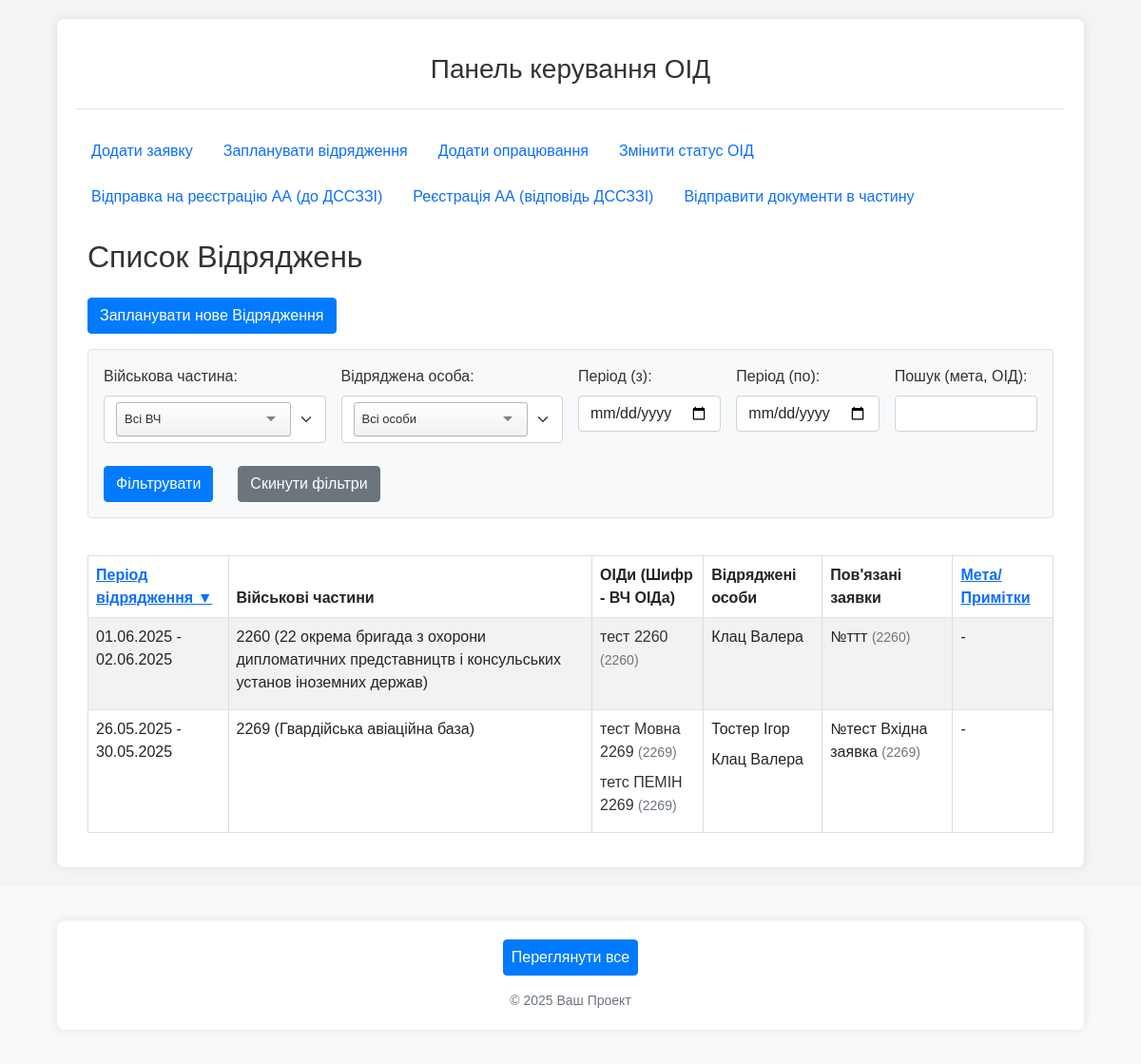
/oids/trips/, run on an earlier commit of the app's database.
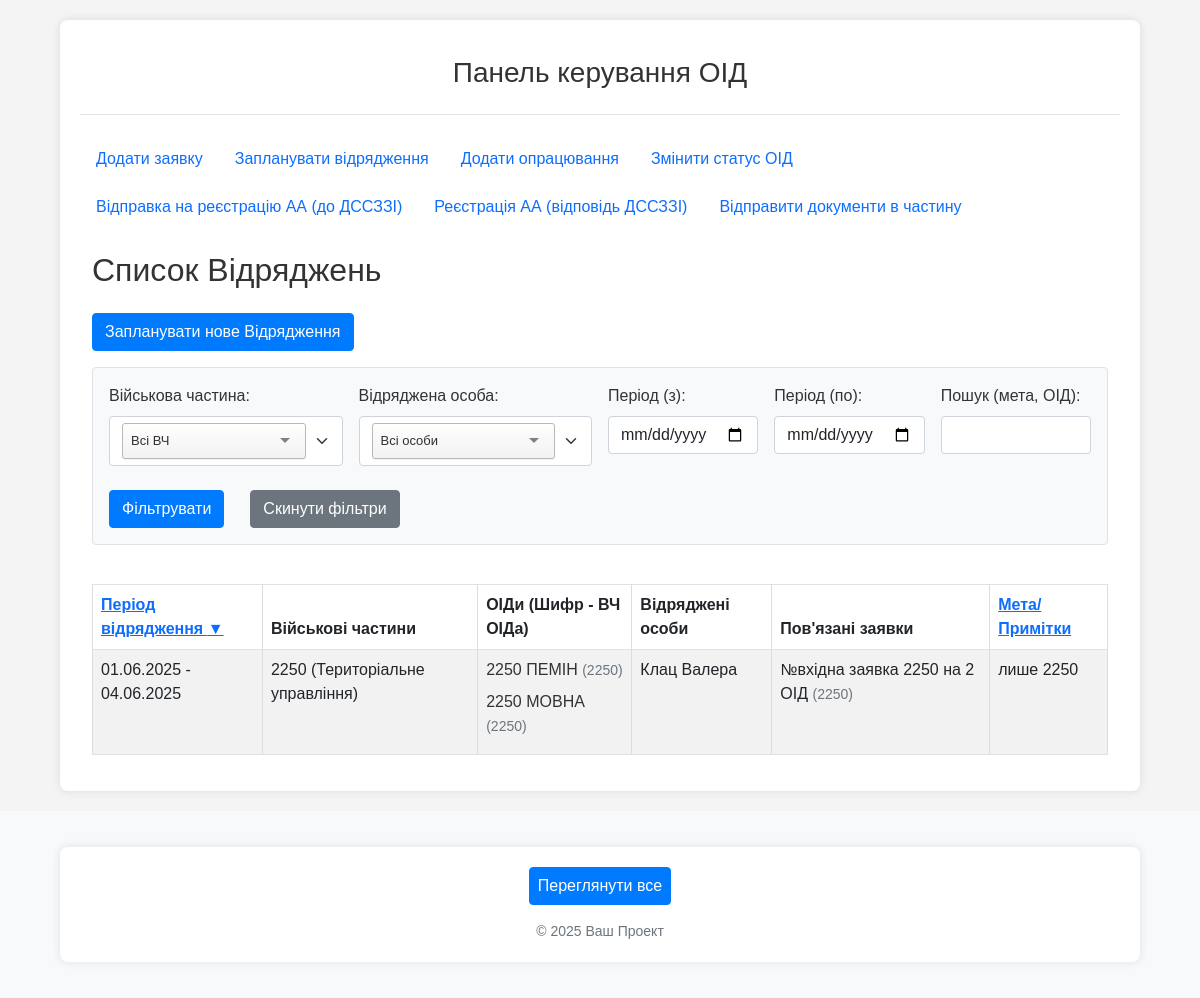
And on a later commit of the database.
### oids/models.py (models this page shows, shortened)
class Trip(models.Model):
    units = models.ManyToManyField(
        Unit,
        verbose_name="Військові частини призначення",
        related_name='trips' # Дозволить знайти всі відрядження для частини
    )
    oids = models.ManyToManyField(
        OID,
        verbose_name="Об’єкти інформаційної діяльності, задіяні у відрядженні",
        related_name='trips' # Дозволить знайти всі відрядження, що стосуються цього ОІД
    )
    work_requests = models.ManyToManyField(
        WorkRequest,
        verbose_name="Пов'язані заявки на проведення робіт",
        related_name='trips' # Дозволить знайти всі відрядження, пов'язані з заявкою
    )
    start_date = models.DateField(verbose_name="Дата початку відрядження")
    end_date = models.DateField(verbose_name="Дата завершення відрядження")
    persons = models.ManyToManyField(
        Person,
        verbose_name="Особи у відрядженні",
        related_name='trips' # Дозволить знайти всі відрядження, в яких брала участь особа
    )
    purpose = models.TextField(blank=True, null=True, verbose_name="Мета відрядження")
    created_at = models.DateTimeField(auto_now_add=True, verbose_name="Дата створення запису")
    updated_at = models.DateTimeField(auto_now=True, verbose_name="Дата останнього оновлення")
    class Meta:
        verbose_name = "Відрядження"
        verbose_name_plural = "Відрядження"

class Unit(models.Model):
    territorial_management = models.ForeignKey(
        TerritorialManagement,
        on_delete=models.SET_NULL, # Якщо ТУ видаляється, частина може залишитися, але без прив'язки до ТУ.
        null=True,
        blank=True,
        verbose_name="Територіальне управління",
        related_name='units' # Дозволить отримати всі частини для ТУ: `tu_instance.units.all()`
    )
    code = models.CharField(max_length=50, unique=True, verbose_name="Код частини (номер)")
    name = models.CharField(max_length=255, verbose_name="Назва військової частини", blank=True, null=True) # Можливо, назва не завжди потрібна, якщо є код
    city = models.CharField(max_length=100, verbose_name="Місто розташування") # Збільшив max_length для міст
    distance_from_gu = models.PositiveIntegerField(verbose_name="Відстань від ГУ (км)", blank=True, null=True) # Змінив на PositiveIntegerField
    unit_groups = models.ManyToManyField(
        UnitGroup,
        blank=True,
        verbose_name="Групи військових частин",
        related_name='units' # Дозволить отримати всі частини для групи: `group_instance.units.all()`
    )
    note = models.TextField(verbose_name="Примітки", blank=True, null=True)
    class Meta:
        verbose_name = "Військова частина"
        verbose_name_plural = "Військові частини"

class OID(models.Model):
    unit = models.ForeignKey(
        Unit,
        on_delete=models.CASCADE,
        verbose_name="Військова частина",
        related_name='oids' # Дозволить отримати всі ОІД для частини: `unit_instance.oids.all()`
    )
    oid_type = models.CharField(max_length=10, choices=OIDTypeChoices.choices, verbose_name="Тип ОІД")
    cipher = models.CharField(max_length=100, verbose_name="Шифр ОІД", unique=True) # Додав шифр, як вказано в описі
    sec_level = models.CharField(max_length=15, choices=SecLevelChoices.choices, verbose_name="Гриф")
    full_name = models.CharField(max_length=255, verbose_name="Повна назва ОІД", blank=True, null=True) # Змінив name на full_name
    room = models.CharField(max_length=255, verbose_name="Приміщення №")
    status = models.CharField(max_length=30, choices=OIDStatusChoices.choices, default=OIDStatusChoices.NEW, verbose_name="Поточний стан ОІД")
    note = models.TextField(verbose_name="Примітка", blank=True, null=True)
    created_at = models.DateTimeField(auto_now_add=True, verbose_name="Дата створення запису")
    updated_at = models.DateTimeField(auto_now=True, verbose_name="Дата останнього оновлення")
    class Meta:
        verbose_name = "Об’єкт інформаційної діяльності (ОІД)"
        verbose_name_plural = "Об’єкти інформаційної діяльності (ОІД)"

class Person(models.Model):
    full_name = models.CharField(max_length=255, verbose_name="Прізвище, ім'я") # Змінив name на full_name
    position = models.CharField(max_length=255, verbose_name="Посада")
    is_active = models.BooleanField(default=True, verbose_name="Активний") # Додав поле активності
    class Meta:
        verbose_name = "Виконавець"
        verbose_name_plural = "Виконавці"

class WorkRequest(models.Model):
    unit = models.ForeignKey(
        Unit,
        on_delete=models.CASCADE,
        verbose_name="Військова частина",
        related_name='work_requests' # Дозволить отримати всі заявки для частини
    )
    incoming_number = models.CharField(verbose_name="Вхідний обліковий номер заявки", max_length=50, unique=False)
    incoming_date = models.DateField(verbose_name="Вхідна дата заявки", default=timezone.now)
    note = models.TextField(verbose_name="Примітки", blank=True, null=True)
    status = models.CharField(
        max_length=30,
        choices=WorkRequestStatusChoices.choices,
        default=WorkRequestStatusChoices.PENDING,
        verbose_name="Статус заявки"
    )
    created_at = models.DateTimeField(auto_now_add=True, verbose_name="Дата створення запису")
    updated_at = models.DateTimeField(auto_now=True, verbose_name="Дата останнього оновлення")
    class Meta:
        verbose_name = "Заявка на проведення робіт"
        verbose_name_plural = "Заявки на проведення робіт"
        unique_together = ('unit', 'incoming_number') # Заявка унікальна в межах частини

### oids/views.py (the view, shortened to what this page needs)
# urls.py: path('trips/', views.trip_list_view, name='list_trips'),
def trip_list_view(request):
    trip_list_queryset = Trip.objects.prefetch_related(
        'units',
        'oids__unit', # Для доступу до oid.unit.code без додаткових запитів
        'persons',
        'work_requests'
    )
    filter_unit_id_str = request.GET.get('filter_unit')
    filter_person_id_str = request.GET.get('filter_person')
    filter_date_from_str = request.GET.get('filter_date_from')
    filter_date_to_str = request.GET.get('filter_date_to')
    search_query = request.GET.get('search_query') # Для мети, шифру ОІД, коду ВЧ
    current_filter_unit_id = None
    if filter_unit_id_str and filter_unit_id_str.isdigit():
        current_filter_unit_id = int(filter_unit_id_str)
        trip_list_queryset = trip_list_queryset.filter(units__id=current_filter_unit_id)
    current_filter_person_id = None
    if filter_person_id_str and filter_person_id_str.isdigit():
        current_filter_person_id = int(filter_person_id_str)
        trip_list_queryset = trip_list_queryset.filter(persons__id=current_filter_person_id)
    current_filter_date_from = None
    current_filter_date_to = None
    sort_by_param = request.GET.get('sort_by', '-start_date') # За замовчуванням - новіші відрядження
    sort_order_from_request = request.GET.get('sort_order', '')
    actual_sort_order_is_desc = False
    if sort_by_param.startswith('-'):
        actual_sort_order_is_desc = True
        sort_by_param_cleaned = sort_by_param[1:]
    else:
        sort_by_param_cleaned = sort_by_param
        if sort_order_from_request == 'desc':
            actual_sort_order_is_desc = True
    valid_sort_fields = {
        'start_date': 'start_date',
        'end_date': 'end_date',
        'purpose': 'purpose',
    }
    order_by_field_key = valid_sort_fields.get(sort_by_param_cleaned, 'start_date')
    final_order_by_field = f"-{order_by_field_key}" if actual_sort_order_is_desc else order_by_field_key
    secondary_sort = '-pk' # Загальне вторинне сортування для стабільності
    trip_list_queryset = trip_list_queryset.order_by(final_order_by_field, secondary_sort).distinct() # distinct тут теж може бути корисним
    paginator = Paginator(trip_list_queryset, 15)
    page_number = request.GET.get('page')
    page_obj = paginator.get_page(page_number)
    units_for_filter = Unit.objects.all().order_by('code')
    persons_for_filter = Person.objects.filter(is_active=True).order_by('full_name')
    context = {
        'page_title': 'Список Відряджень',
        'object_list': page_obj,
        'page_obj': page_obj,
        'units_for_filter': units_for_filter,
        'persons_for_filter': persons_for_filter,
        'current_filter_unit_id': current_filter_unit_id,
        'current_filter_person_id': current_filter_person_id,
        'current_filter_date_from': filter_date_from_str,
        'current_filter_date_to': filter_date_to_str,
        'current_search_query': search_query,
        'current_sort_by': sort_by_param_cleaned,
        'current_sort_order_is_desc': actual_sort_order_is_desc,
    }
    return render(request, 'oids/lists/trip_list.html', context)

### oids/templates/oids/lists/trip_list.html (shortened to what the changed rows need)
{% extends "oids/base.html" %}
{% block content %}
<div class="container-fluid">
    <h2 class="mb-4">{{ page_title }}</h2>
    {% if object_list %}
    <div class="table-responsive">
        <table class="table table-striped table-bordered table-hover">
            <thead class="thead-dark">
                <tr>
                    {% url 'oids:list_trips' as list_url %}
                    {% with unit_param=current_filter_unit_id|default_if_none:""|stringformat:"s" person_param=current_filter_person_id|default_if_none:""|stringformat:"s" date_from_param=current_filter_date_from|default_if_none:"" date_to_param=current_filter_date_to|default_if_none:"" search_param=current_search_query|default_if_none:"" %}
                    {% with base_filter_params="filter_unit="|add:unit_param|add:"&filter_person="|add:person_param|add:"&filter_date_from="|add:date_from_param|add:"&filter_date_to="|add:date_to_param|add:"&search_query="|add:search_param %}
                    <th>
                        <a href="{{ list_url }}?sort_by=start_date&sort_order={% if current_sort_by == 'start_date' and not current_sort_order_is_desc %}desc{% else %}asc{% endif %}&{{ base_filter_params }}">
                            Період відрядження {% if current_sort_by == 'start_date' %}{% if current_sort_order_is_desc %}▼{% else %}▲{% endif %}{% endif %}
                        </a>
                    </th>
                    <th>Військові частини</th>
                    <th>ОІДи (Шифр - ВЧ ОІДа)</th>
                    <th>Відряджені особи</th>
                    <th>Пов'язані заявки</th>
                    <th>
                        <a href="{{ list_url }}?sort_by=purpose&sort_order={% if current_sort_by == 'purpose' and not current_sort_order_is_desc %}desc{% else %}asc{% endif %}&{{ base_filter_params }}">
                           Мета/Примітки {% if current_sort_by == 'purpose' %}{% if current_sort_order_is_desc %}▼{% else %}▲{% endif %}{% endif %}
                        </a>
                    </th>
                    {% endwith %}
                    {% endwith %}
                </tr>
            </thead>
            <tbody>
                {% for trip_item in object_list %}
                <tr>
                    <td>{{ trip_item.start_date|date:"d.m.Y" }} - {{ trip_item.end_date|date:"d.m.Y" }}</td>
                    <td>
                        {% if trip_item.units.all %}
                        <ul class="list-unstyled mb-0">
                            {% for unit in trip_item.units.all %}
                            <li>{{ unit.code }} {% if unit.name %}({{ unit.name }}){% elif unit.city %}({{ unit.city }}){% endif %}</li>
                            {% endfor %}
                        </ul>
                        {% else %}-{% endif %}
                    </td>
                    <td>
                        {% if trip_item.oids.all %}
                        <ul class="list-unstyled mb-0">
                            {% for oid in trip_item.oids.all %}
                            <li>
                                <a href="{% url 'oids:oid_detail_view_name' oid.id %}">{{ oid.cipher }}</a>
                                {% if oid.unit %}
                                <small class="text-muted">({{ oid.unit.code }})</small>
                                {% endif %}
                            </li>
                            {% endfor %}
                        </ul>
                        {% else %}-{% endif %}
                    </td>
                    <td>
                        {% if trip_item.persons.all %}
                        <ul class="list-unstyled mb-0">
                            {% for person in trip_item.persons.all %}
                            <li>{{ person.full_name }}</li>
                            {% endfor %}
                        </ul>
                        {% else %}-{% endif %}
                    </td>
                    <td>
                        {% if trip_item.work_requests.all %}
                        <ul class="list-unstyled mb-0">
                            {% for wr in trip_item.work_requests.all %}
                            <li>№{{ wr.incoming_number }} <small class="text-muted">({{wr.unit.code}})</small></li>
                            {% endfor %}
                        </ul>
                        {% else %}-{% endif %}
                    </td>
                    <td>{{ trip_item.purpose|truncatewords:15|default:"-" }}</td>
                </tr>
                {% endfor %}
            </tbody>
        </table>
    </div>
    {% endif %}
</div>
{% endblock %}

What changed in the data, as far as the page shows it:
removed Trip: start_date "01.06.2025", end_date "02.06.2025", purpose "-", Person (full_name "Клац Валера")
no longer on this page (row unchanged): Unit: code "2260", name "22 окрема бригада з охорони дипломатичних представництв і консульських установ іноземних держав", shown under "01.06.2025"
removed OID: cipher "тест 2260", unit.code "2260", shown under "01.06.2025"
removed WorkRequest: incoming_number "ттт", unit.code "2260", shown under "01.06.2025"
removed Trip: start_date "26.05.2025", end_date "30.05.2025", purpose "-", Person (full_name "Клац Валера")
no longer on this page (row unchanged): Unit: code "2269", name "Гвардійська авіаційна база", shown under "26.05.2025"
removed OID: cipher "тест Мовна 2269", unit.code "2269", shown under "26.05.2025"
removed OID: cipher "тетс ПЕМІН 2269", unit.code "2269", shown under "26.05.2025"
no longer on this page (row unchanged): Person: full_name "Тостер Ігор", shown under "26.05.2025"
removed WorkRequest: incoming_number "тест Вхідна заявка", unit.code "2269", shown under "26.05.2025"
added Trip: start_date "01.06.2025", end_date "04.06.2025", purpose "лише 2250", Person (full_name "Клац Валера")
now on this page (row unchanged): Unit: code "2250", name "Територіальне управління", shown under "01.06.2025"
added OID: cipher "2250 ПЕМІН", unit.code "2250", shown under "01.06.2025"
added OID: cipher "2250 МОВНА", unit.code "2250", shown under "01.06.2025"
added WorkRequest: incoming_number "вхідна заявка 2250 на 2 ОІД", unit.code "2250", shown under "01.06.2025"
